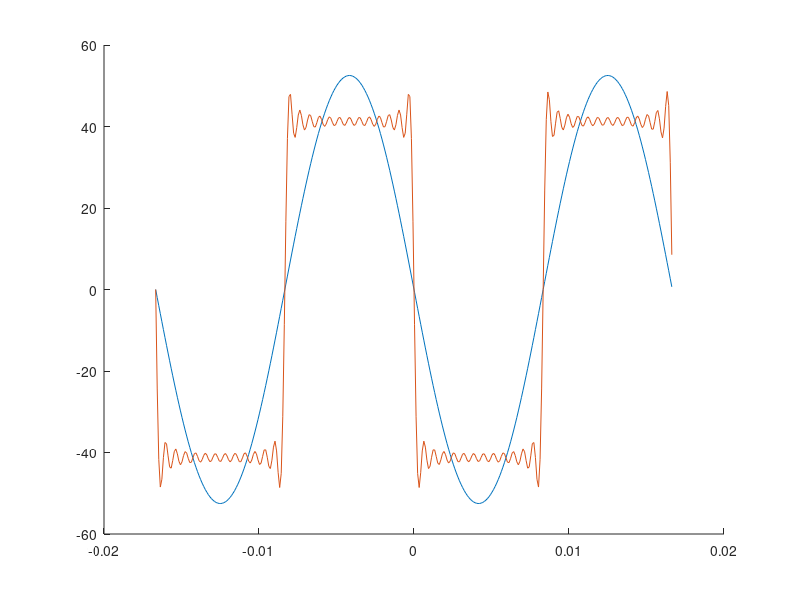

Write the MATLAB code that produced this figure.
% EE 347 - HW 2 Prob 3
% Edward Rees
% written 01.20.2020
% edited 01.20.2020


% clear and clean workspace and windows
clear
close all 

% variables and arrays
answer = 'Y'

while answer == 'Y'

n = input ('How many iterations do you want to run?')
THD = 0
THD2 = 0
I_1RMS = -165/(pi*2^.5)


    for R = 2:n
        THD = (THD^2 +((1/(2*R-1))^2))^.5
    end

    for R = 2:n-1
        THD2 = (THD2^2 +((1/(2*R-1))^2))^.5
    end
    
    Converge_test = abs (THD-THD2)
    
    answer = input ('Run the test again? (Y/N)','s')
end

waveform = 0
t = -1/60:.0001:1/60

hold on

fund_wave = -165/pi*sin(2*pi*(2*1-1)*(60)*t)
for i = 1:13
    waveform = waveform + -165/pi * (1/(2*i-1)*sin (2*pi*(2*i-1)*(60)*t))
end
plot (t,fund_wave)
plot (t,waveform)

fprintf ('\n \nStrange game.')
fprintf ('\nThe only way to win is not to play.\n')